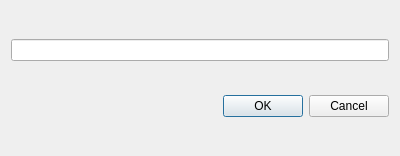
<?xml version="1.0" encoding="UTF-8"?>
<ui version="4.0">
 <class>asymbols</class>
 <widget class="QDialog" name="asymbols">
  <property name="geometry">
   <rect>
    <x>0</x>
    <y>0</y>
    <width>400</width>
    <height>156</height>
   </rect>
  </property>
  <property name="windowTitle">
   <string>Add Symbol</string>
  </property>
  <layout class="QVBoxLayout" name="verticalLayout">
   <item>
    <widget class="QLineEdit" name="lineEditSymbol"/>
   </item>
   <item>
    <widget class="QDialogButtonBox" name="buttonBox">
     <property name="orientation">
      <enum>Qt::Horizontal</enum>
     </property>
     <property name="standardButtons">
      <set>QDialogButtonBox::Cancel|QDialogButtonBox::Ok</set>
     </property>
    </widget>
   </item>
  </layout>
 </widget>
 <resources/>
 <connections>
  <connection>
   <sender>buttonBox</sender>
   <signal>accepted()</signal>
   <receiver>asymbols</receiver>
   <slot>accept()</slot>
   <hints>
    <hint type="sourcelabel">
     <x>248</x>
     <y>254</y>
    </hint>
    <hint type="destinationlabel">
     <x>157</x>
     <y>274</y>
    </hint>
   </hints>
  </connection>
  <connection>
   <sender>buttonBox</sender>
   <signal>rejected()</signal>
   <receiver>asymbols</receiver>
   <slot>reject()</slot>
   <hints>
    <hint type="sourcelabel">
     <x>316</x>
     <y>260</y>
    </hint>
    <hint type="destinationlabel">
     <x>286</x>
     <y>274</y>
    </hint>
   </hints>
  </connection>
 </connections>
</ui>
